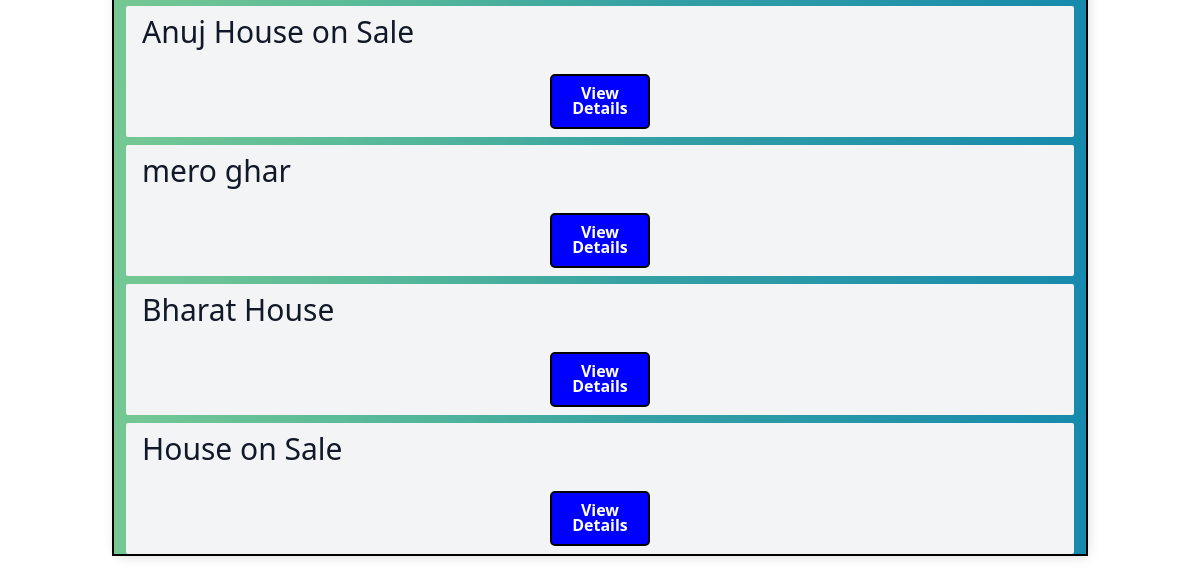
The page /listing_search (lower part) on the database as committed earlier.
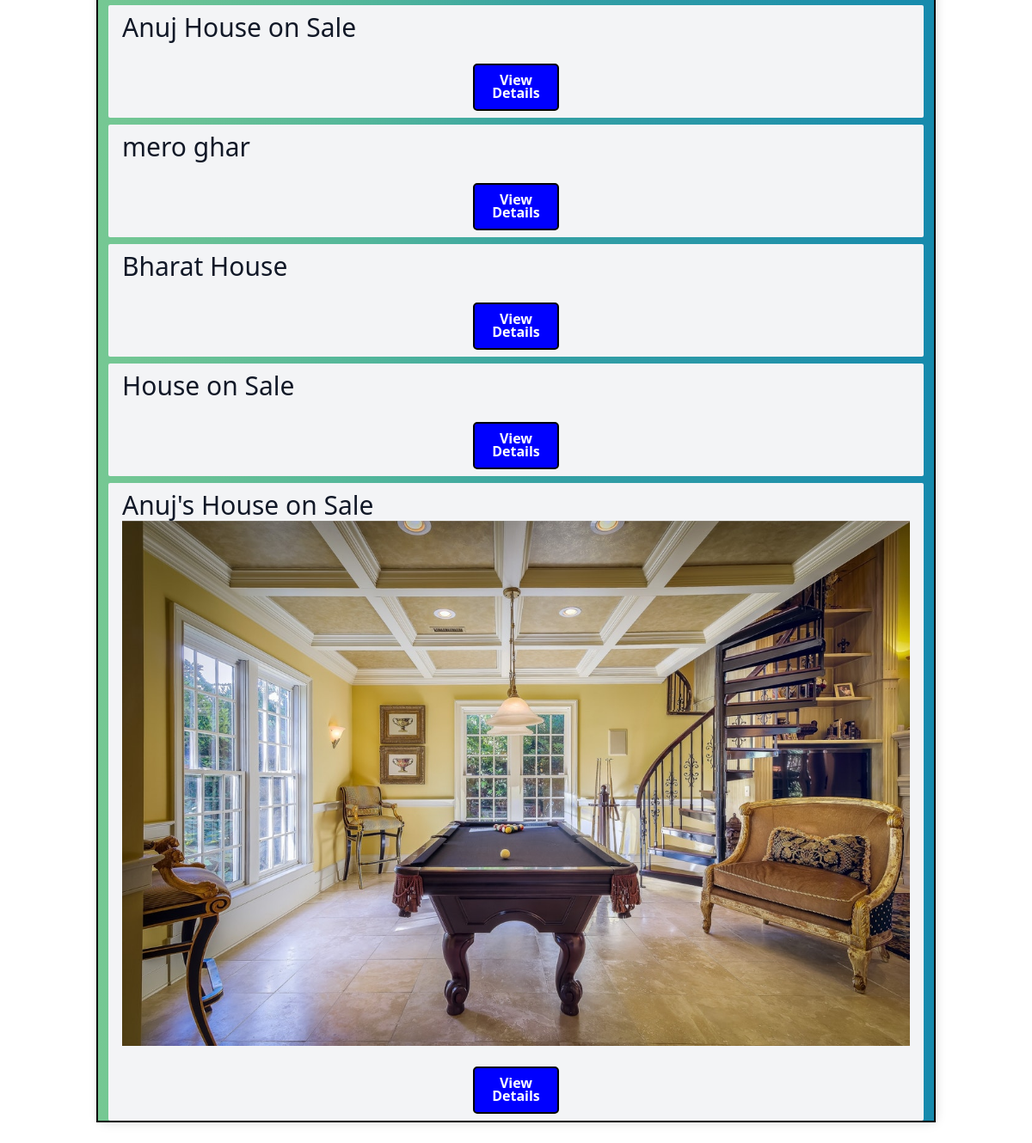
The same page on the database as committed later.
### listings/models.py (models this page shows, shortened)
class Listing(models.Model):
    Title = models.CharField(max_length=30, default='House on Sale')
    Location = models.CharField(max_length=30, default='Kalanki')
    City = models.CharField(max_length=30, default='Kathmandu')
    Price = models.IntegerField(default=9999999)
    Bedroom = models.IntegerField(default=0)
    Bathroom = models.IntegerField(default=0)
    Floors = models.IntegerField(default=1)
    Parking = models.IntegerField(default=0)
    Face = models.CharField(max_length=30)
    Area = models.IntegerField(default=100)
    Road_Width = models.IntegerField(default=0)
    Road_Type = models.CharField(max_length=30)
    Build_Area = models.IntegerField(default=0)
    Amenities = models.CharField(max_length=30)
    Contact_number = models.IntegerField(default=9845654321)
    Contact_mail = models.CharField(max_length=30, default='admin@gmail.com')
    Image = models.ImageField()
    user = models.ForeignKey(User, on_delete=models.SET_NULL,null=True)
    is_sold = models.BooleanField(default=False)

### listings/views.py (the view)
# urls.py: path('listing_search', listing_search, name='listing_search')
def listing_search(request):
    queryset_list=Listing.objects.all()
    if 'Title' in request.GET:
        Title = request.GET['Title']
        if Title:
            queryset_list = queryset_list.filter(Title__icontains = Title)
    else:
        Title = ''
    if 'City' in request.GET:
        city = request.GET['City']
        print(city)
        if city:
            queryset_list=queryset_list.filter(City__iexact = city)
    else:
        city = ''
    if 'Face' in request.GET:
        Face = request.GET['Face']
        if Face:
            queryset_list=queryset_list.filter(Face__iexact = Face)
    else:
        Face = ''
    if 'Bedroom' in request.GET:
        Bedroom = request.GET['Bedroom']
        if Bedroom:
            queryset_list=queryset_list.filter(Bedroom__gte=Bedroom)
    else:
        Bedroom = ''
    if 'Bathroom' in request.GET:
        Bathroom = request.GET['Bathroom']
        if Bathroom:
            queryset_list=queryset_list.filter(Bathroom__gte=Bathroom)
    else:
        Bathroom = ''
    if 'Floors' in request.GET:
        Floors = request.GET['Floors']
        if Floors:
            queryset_list=queryset_list.filter(Floors__gte=Floors)
    else:
        Floors = ''
    if 'Area' in request.GET:
        Area = request.GET['Area']
        if Area:
            queryset_list=queryset_list.filter(Area__lte=Area)
    else:
        Area = ''
    if 'Price' in request.GET:
        Price = request.GET['Price']
        if Price:
            queryset_list=queryset_list.filter(Price__lte=Price)
    else:
        Price = ''
    context={
        'listings':queryset_list, 'Price':Price, 'Area':Area, 'Floors':Floors, 'Bathroom':Bathroom, 'Bedroom':Bedroom,
        'Face':Face, 'City': city, 'Title': Title
    }
    return render(request, "listing_search.html", context)

### templates/listing_search.html (shortened to what this page needs)
{% extends "base.html" %}
{% block content %}
<br><hr><h1><strong>Results:</strong></h1>
<div class = "container">
    {% if listings %}
    {% for listing in listings %}
    <div class="mt-2 px-3 py-2 bg-gray-100 rounded-sm">
        <h3 class="text-3xl text-gray-900">{{ listing.Title }}</h3>
        {% if listing.Image %}
        <img src="{{ listing.Image.url }}" alt="">
        {% endif %}
        <br>
        <center><a class="button" href="/listings/{{ listing.id }}/">View Details</a></center>
    </div>
    {% endfor %}
    {% else %}
    <div class="col-md-12">
    <p>No Listings Available</p>
    </div>
    {% endif %}
</div>
{% endblock content %}

Rows that differ between the two databases and show on the page:
added Listing: Title "Anuj's House on Sale", Image (picture)
